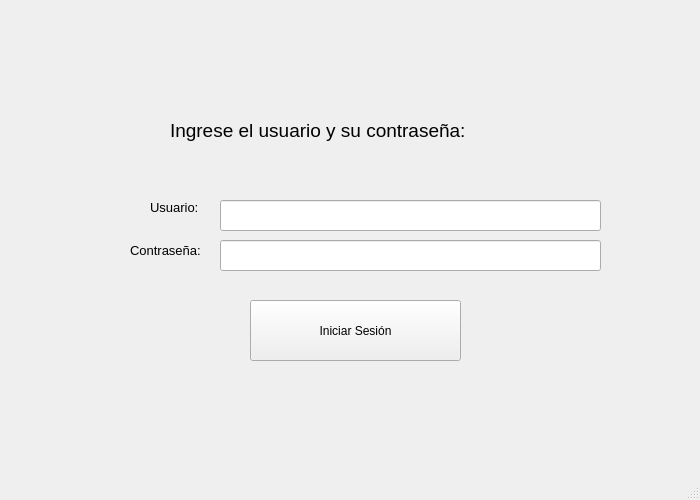
<?xml version="1.0" encoding="UTF-8"?>
<ui version="4.0">
 <class>MainWindow</class>
 <widget class="QMainWindow" name="MainWindow">
  <property name="geometry">
   <rect>
    <x>0</x>
    <y>0</y>
    <width>700</width>
    <height>500</height>
   </rect>
  </property>
  <property name="minimumSize">
   <size>
    <width>700</width>
    <height>500</height>
   </size>
  </property>
  <property name="maximumSize">
   <size>
    <width>700</width>
    <height>500</height>
   </size>
  </property>
  <property name="windowTitle">
   <string>MainWindow</string>
  </property>
  <widget class="QWidget" name="centralwidget">
   <widget class="QLabel" name="label">
    <property name="geometry">
     <rect>
      <x>170</x>
      <y>100</y>
      <width>701</width>
      <height>61</height>
     </rect>
    </property>
    <property name="text">
     <string>&lt;html&gt;&lt;head/&gt;&lt;body&gt;&lt;p&gt;&lt;span style=&quot; font-size:14pt;&quot;&gt;Ingrese el usuario y su contraseña:&lt;/span&gt;&lt;/p&gt;&lt;/body&gt;&lt;/html&gt;</string>
    </property>
   </widget>
   <widget class="QLabel" name="label_2">
    <property name="geometry">
     <rect>
      <x>150</x>
      <y>200</y>
      <width>121</width>
      <height>41</height>
     </rect>
    </property>
    <property name="text">
     <string>&lt;html&gt;&lt;head/&gt;&lt;body&gt;&lt;p align=&quot;justify&quot;&gt;&lt;span style=&quot; font-size:10pt;&quot;&gt;Usuario:&lt;/span&gt;&lt;/p&gt;&lt;p align=&quot;justify&quot;&gt;&lt;span style=&quot; font-size:10pt;&quot;&gt;&lt;br/&gt;&lt;/span&gt;&lt;/p&gt;&lt;/body&gt;&lt;/html&gt;</string>
    </property>
   </widget>
   <widget class="QLabel" name="label_3">
    <property name="geometry">
     <rect>
      <x>130</x>
      <y>220</y>
      <width>171</width>
      <height>61</height>
     </rect>
    </property>
    <property name="text">
     <string>&lt;html&gt;&lt;head/&gt;&lt;body&gt;&lt;p align=&quot;justify&quot;&gt;&lt;span style=&quot; font-size:10pt;&quot;&gt;Contraseña:&lt;/span&gt;&lt;/p&gt;&lt;/body&gt;&lt;/html&gt;</string>
    </property>
   </widget>
   <widget class="QLineEdit" name="lineEdit">
    <property name="geometry">
     <rect>
      <x>220</x>
      <y>200</y>
      <width>381</width>
      <height>31</height>
     </rect>
    </property>
    <property name="minimumSize">
     <size>
      <width>381</width>
      <height>0</height>
     </size>
    </property>
    <property name="styleSheet">
     <string notr="true">font: 10pt &quot;MS Shell Dlg 2&quot;;</string>
    </property>
    <property name="text">
     <string/>
    </property>
   </widget>
   <widget class="QLineEdit" name="lineEdit_2">
    <property name="geometry">
     <rect>
      <x>220</x>
      <y>240</y>
      <width>381</width>
      <height>31</height>
     </rect>
    </property>
    <property name="styleSheet">
     <string notr="true">font: 10pt &quot;MS Shell Dlg 2&quot;;</string>
    </property>
    <property name="text">
     <string/>
    </property>
   </widget>
   <widget class="QPushButton" name="pushButton">
    <property name="geometry">
     <rect>
      <x>250</x>
      <y>300</y>
      <width>211</width>
      <height>61</height>
     </rect>
    </property>
    <property name="styleSheet">
     <string notr="true">font: 12pt &quot;MS Shell Dlg 2&quot;;</string>
    </property>
    <property name="text">
     <string>Iniciar Sesión</string>
    </property>
   </widget>
  </widget>
  <widget class="QMenuBar" name="menubar">
   <property name="geometry">
    <rect>
     <x>0</x>
     <y>0</y>
     <width>700</width>
     <height>26</height>
    </rect>
   </property>
  </widget>
  <widget class="QStatusBar" name="statusbar"/>
 </widget>
 <resources/>
 <connections/>
</ui>
